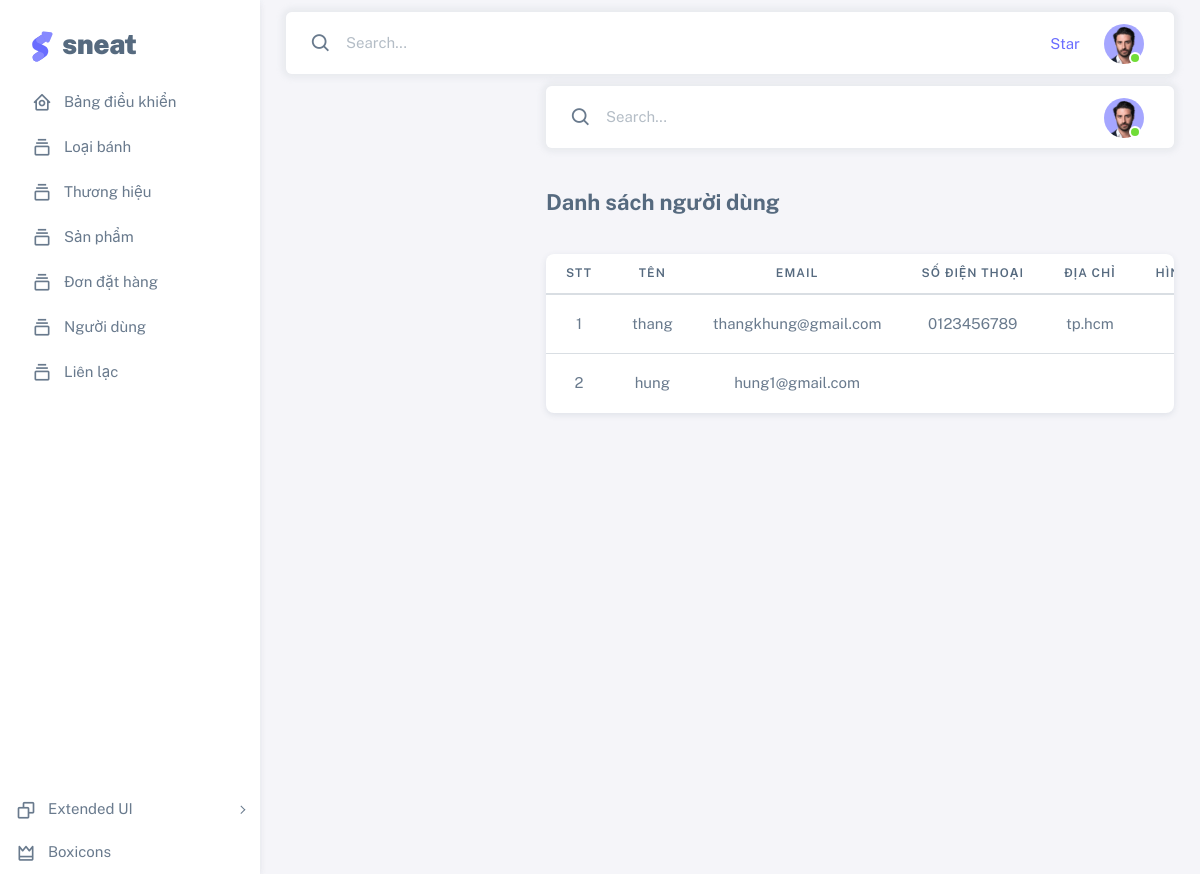
The page /admin/html/user_list.php (signed in) on the database its author committed.
### tables this page shows
CREATE TABLE `customers` (
  `CustomerId` int(11) NOT NULL,
  `Fullname` varchar(255) NOT NULL,
  `Image` varchar(255) NOT NULL,
  `PhoneNumber` char(15) NOT NULL,
  `Address` varchar(255) NOT NULL,
  `Status` tinyint(1) NOT NULL DEFAULT 1,
  `Email` varchar(255) NOT NULL,
  `Password` varchar(255) NOT NULL,
  `Date_Login` datetime NOT NULL,
  `Date_Logout` datetime NOT NULL
);

### admin/html/user_list.php (the view, shortened to what this page needs)
<?php
include($_SERVER["DOCUMENT_ROOT"] . '/admin/inc/header.php');
include($_SERVER['DOCUMENT_ROOT'] . "/admin/inc/navbar.php");
include($_SERVER['DOCUMENT_ROOT'] . "/database/connect.php");
$limit = 5;
$cr_page = (isset($_GET['page']) ? $_GET['page'] : 1);
$start = ($cr_page - 1) * $limit;
$query2 = "SELECT * FROM Customers where Status = 1 LIMIT $start,$limit";
$Customers = mysqli_query($conn, $query2);
?>
<div class="layout-page">
  <nav class="layout-navbar container-xxl navbar navbar-expand-xl navbar-detached align-items-center bg-navbar-theme" id="layout-navbar">
    <div class="navbar-nav-right d-flex align-items-center" id="navbar-collapse">
      <div class="navbar-nav align-items-center">
        <div class="nav-item d-flex align-items-center">
          <i class="bx bx-search fs-4 lh-0"></i>
          <input type="text" class="form-control border-0 shadow-none" placeholder="Search..." aria-label="Search..." />
        </div>
      </div>
      <ul class="navbar-nav flex-row align-items-center ms-auto">
        <li class="nav-item navbar-dropdown dropdown-user dropdown">
          <a class="nav-link dropdown-toggle hide-arrow" href="javascript:void(0);" data-bs-toggle="dropdown">
            <div class="avatar avatar-online">
              <img src="../assets/img/avatars/1.png" alt class="w-px-40 h-auto rounded-circle" />
            </div>
          </a>
        </li>
      </ul>
    </div>
  </nav>
  <div class="content-wrapper">
    <div class="container-xxl flex-grow-1 container-p-y">
      <h4 class="fw-bold py-3 mb-4">Danh sách người dùng</h4>
      <div class="card">
        <div class="table-responsive text-nowrap">
          <table class="table" style="text-align: center">
            <thead>
              <tr>
                <th>STT</th>
                <th>Tên</th>
                <th>Email</th>
                <th>Số điện thoại</th>
                <th>Địa chỉ</th>
                <th>Hình ảnh</th>
              </tr>
            </thead>
            <tbody class="table-border-bottom-0">
              <?php
              foreach ($Customers as $key => $value) : ?>
                <tr>
                  <td><?php echo $key + 1 ?></td>
                  <td><?php echo $value['Fullname'] ?></td>
                  <td><?php echo $value['Email'] ?></td>
                  <td><?php echo $value['PhoneNumber'] ?></td>
                  <td><?php echo $value['Address'] ?></td>
                  <td>
                  </td>
                </tr>
              <?php endforeach; ?>
            </tbody>
          </table>
        </div>
      </div>
    </div>
  </div>
  <?php
  include($_SERVER["DOCUMENT_ROOT"] . '/admin/inc/footer.php');
  ?>

### rows shown on the page
customers: Fullname "thang", Email "thangkhung@gmail.com", PhoneNumber "0123456789", Address "tp.hcm"
customers: Fullname "hung", Email "hung1@gmail.com"
